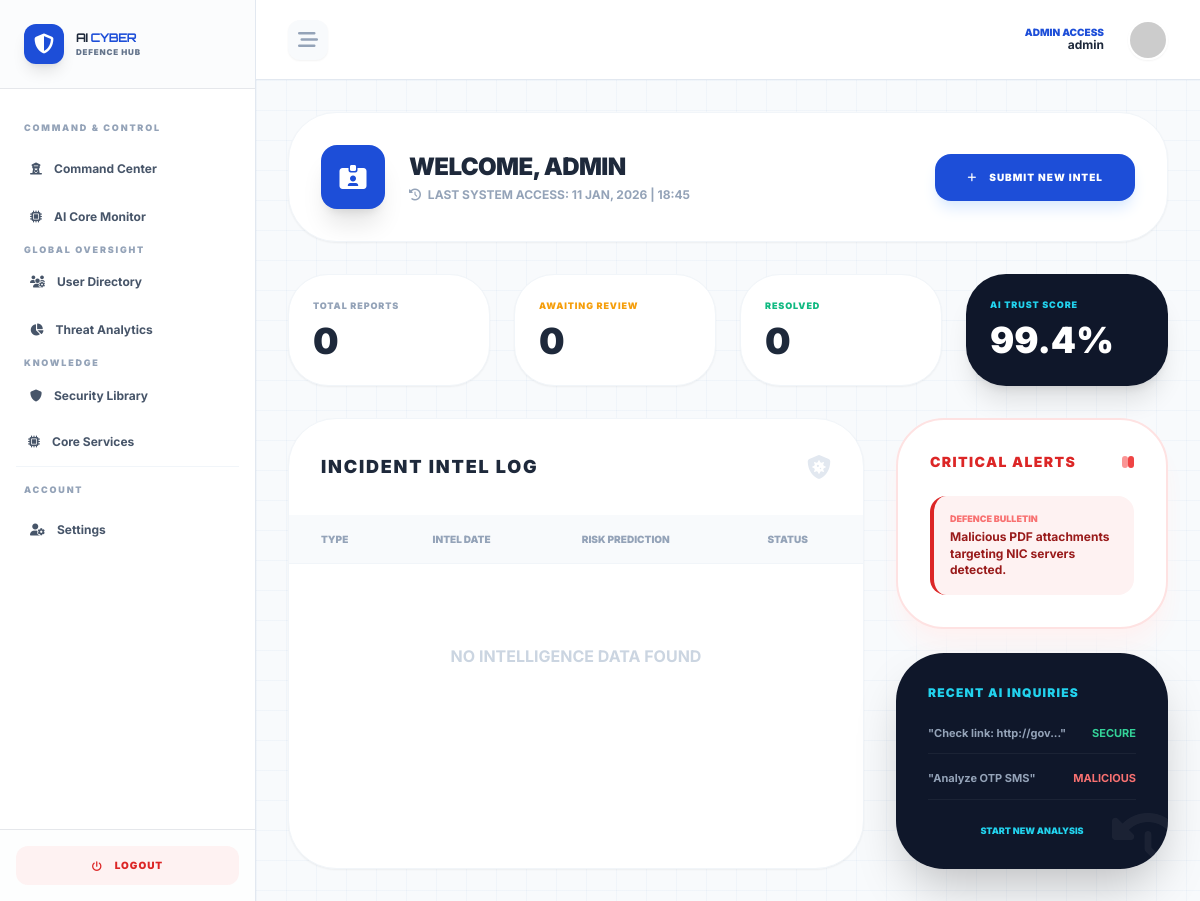
Page /dashboard/ (signed in) on the earlier database version.
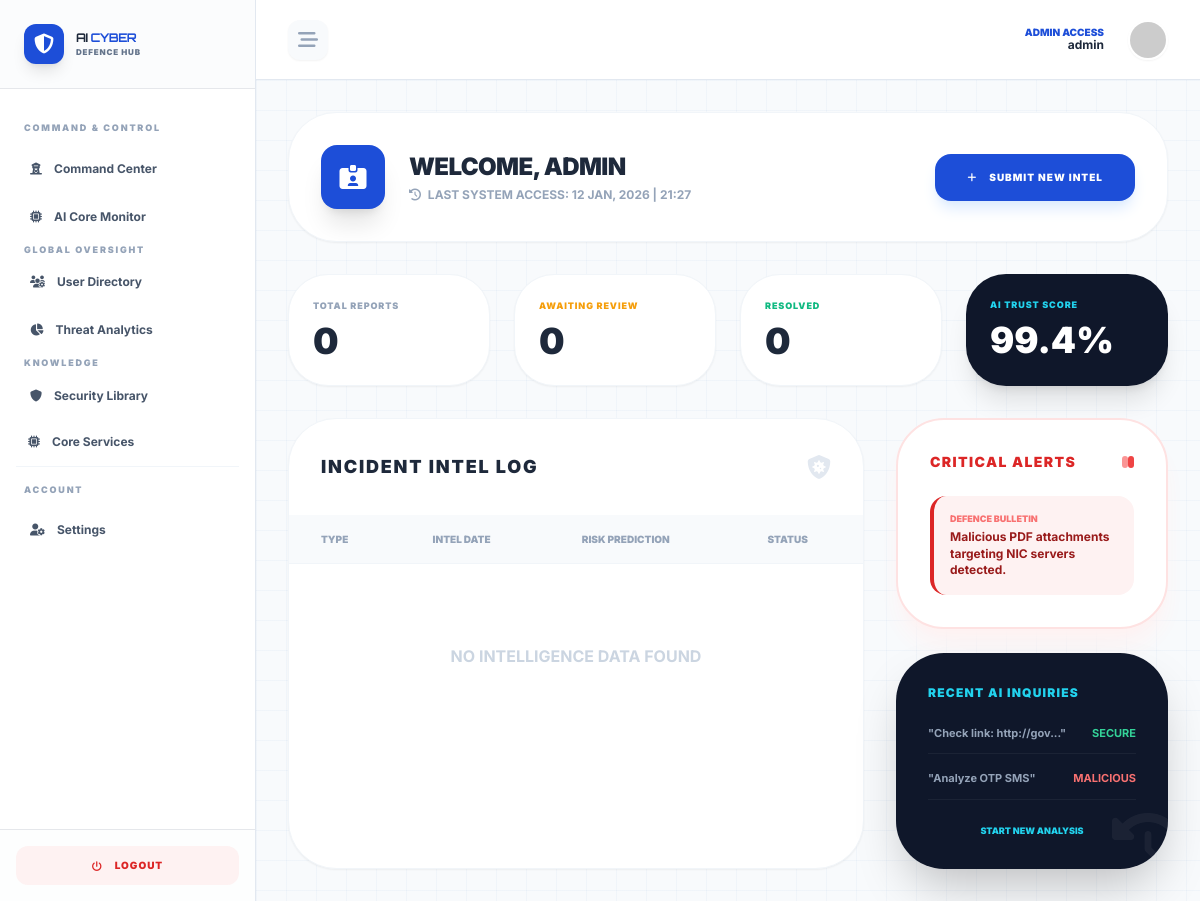
Same page on the later database version.
### accounts/models.py (models this page shows, shortened)
class User(AbstractUser):
    ROLE_CHOICES = (
        ('student', 'General User/Defence Personnel'),
        ('admin', 'Admin/Analyst'),
    )
    role = models.CharField(max_length=20, choices=ROLE_CHOICES, default='student')
    anonymous_id = models.UUIDField(default=uuid.uuid4, editable=False)
    is_approved = models.BooleanField(default=True)
    login_count = models.PositiveIntegerField(default=0)

### portal/views.py (the view)
# urls.py: path('dashboard/', portal_views.user_dashboard_view, name='user_dashboard'),
@login_required
def user_dashboard_view(request):
    my_incidents = Incident.objects.filter(user=request.user).order_by('-created_at')
    context = {
        'incidents': my_incidents,
        'pending_count': my_incidents.filter(status='Pending').count(),
        'resolved_count': my_incidents.filter(status='Resolved').count(),
    }
    return render(request, 'dashboards/user_dashboard.html', context)

### portal/context_processors.py (called while the page is built)
def base_template(request):
    if request.user.is_authenticated:
        return {"base_template": "base2.html"}
    return {"base_template": "base1.html"}

### templates/dashboards/user_dashboard.html (shortened to what the changed rows need)
{% extends 'base2.html' %}
{% load i18n %}
{% block dashboard_content %}
<div class="max-w-7xl mx-auto space-y-8">
    <div class="bg-white p-8 rounded-[3rem] border border-slate-100 shadow-sm flex flex-col md:flex-row justify-between items-center gap-6">
        <div class="flex items-center gap-6">
            <div>
                <h1 class="text-2xl font-black text-slate-800 uppercase tracking-tight">{% translate "Welcome" %}, {{ user.username }}</h1>
                <p class="text-xs text-slate-400 font-bold uppercase mt-1">
                    <i class="fa-solid fa-clock-rotate-left mr-1"></i> {% translate "Last System Access" %}: {{ user.last_login|date:"d M, Y | H:i" }}
                </p>
            </div>
        </div>
    </div>
    <div class="grid grid-cols-1 md:grid-cols-4 gap-6">
        <div class="bg-white p-6 rounded-[2.5rem] border border-slate-100 shadow-sm">
            <h2 class="text-4xl font-black text-slate-800">{{ incidents.count }}</h2>
        </div>
        <div class="bg-white p-6 rounded-[2.5rem] border border-slate-100 shadow-sm">
            <h2 class="text-4xl font-black text-slate-800">{{ pending_count }}</h2>
        </div>
        <div class="bg-white p-6 rounded-[2.5rem] border border-slate-100 shadow-sm">
            <h2 class="text-4xl font-black text-slate-800">{{ resolved_count }}</h2>
        </div>
        <div class="bg-slate-900 p-6 rounded-[2.5rem] shadow-xl">
            <h2 class="text-4xl font-black text-white">99.4%</h2>
        </div>
    </div>
    <div class="grid lg:grid-cols-3 gap-8">
        <div class="lg:col-span-2 bg-white rounded-[3rem] border border-slate-100 shadow-sm overflow-hidden flex flex-col">
            <div class="overflow-x-auto">
                <table class="w-full text-left">
                    <thead class="bg-slate-50 border-b border-slate-100">
                        <tr>
                            <th class="px-8 py-4 text-[10px] font-black text-slate-400 uppercase">{% translate "Type" %}</th>
                            <th class="px-8 py-4 text-[10px] font-black text-slate-400 uppercase">{% translate "Intel Date" %}</th>
                            <th class="px-8 py-4 text-[10px] font-black text-slate-400 uppercase">{% translate "Risk Prediction" %}</th>
                            <th class="px-8 py-4 text-[10px] font-black text-slate-400 uppercase">{% translate "Status" %}</th>
                        </tr>
                    </thead>
                </table>
            </div>
        </div>
    </div>
</div>
{% endblock %}

### templates/base2.html (shortened to what this page needs)
{% load i18n %}
<!DOCTYPE html>
<html lang="{{ LANGUAGE_CODE }}">
<head>
    <script src="https://cdn.tailwindcss.com"></script>
    <link rel="stylesheet" href="https://cdnjs.cloudflare.com/ajax/libs/font-awesome/6.4.0/css/all.min.css">
</head>
<body class="bg-slate-50 min-h-screen flex">
    <aside id="sidebar" class="w-64 bg-white border-r border-slate-200 h-screen flex flex-col sidebar-transition z-50 shrink-0">
        <div class="p-6 flex items-center gap-3 border-b bg-slate-50/50">
            <div class="relative w-10 h-10 bg-blue-700 rounded-xl flex items-center justify-center text-white shadow-lg">
                <i class="fa-solid fa-shield-halved text-xl"></i>
            </div>
            <div class="flex flex-col">
                <span class="logo-font font-bold text-xs tracking-tighter text-slate-800">AI <span class="text-blue-700">CYBER</span></span>
                <span class="text-[8px] uppercase tracking-widest font-black text-slate-500">{% translate "Defence Hub" %}</span>
            </div>
        </div>
        <nav class="flex-1 p-4 space-y-1 overflow-y-auto">
            {% if user.is_superuser %}
                {% include "partials/sidebar_admin.html" %}
            {% else %}
                {% include "partials/sidebar_user.html" %}
            {% endif %}
            <div class="pt-4 mt-4 border-t border-slate-100">
                <p class="text-[9px] font-black text-slate-400 uppercase tracking-[0.2em] ml-2 mb-3">{% translate "Account" %}</p>
                <a href="{% url 'profile_settings' %}" class="flex items-center gap-3 p-3.5 rounded-2xl text-slate-600 hover:bg-blue-50 transition-all font-bold text-xs ">
                    <i class="fa-solid fa-user-gear"></i> {% translate "Settings" %}
                </a>
            </div>
        </nav>
        <div class="p-4 border-t bg-slate-50/30">
            <a href="{% url 'logout' %}" class="flex items-center justify-center gap-3 p-3 rounded-xl bg-red-50 text-red-600 hover:bg-red-600 hover:text-white transition-all font-black text-[10px] uppercase tracking-widest">
                <i class="fa-solid fa-power-off"></i> {% translate "Logout" %}
            </a>
        </div>
    </aside>
    <main class="flex-1 flex flex-col h-screen overflow-hidden">
        <header class="h-20 bg-white border-b border-slate-200 flex items-center justify-between px-8 shrink-0 z-40">
            <button onclick="toggleSidebar()" class="w-10 h-10 flex items-center justify-center rounded-xl bg-slate-50 text-slate-400 hover:text-blue-700 transition-all shadow-sm">
                <i class="fa-solid fa-bars-staggered text-xl"></i>
            </button>
            <div class="flex items-center gap-6">
                <div class="text-right hidden md:block">
                    <p class="text-[10px] font-black text-blue-700 uppercase leading-none">
                        {% if user.is_superuser %}{% translate "ADMIN ACCESS" %}{% else %}{% translate "OPERATOR ACTIVE" %}{% endif %}
                    </p>
                    <p class="text-xs font-bold text-slate-800">{{ user.username }}</p>
                </div>
                <img src="https://ui-avatars.com/api/?name={{ user.username }}&background=0056b3&color=fff" class="w-10 h-10 rounded-full border-2 border-white shadow-sm" alt="Profile">
            </div>
        </header>
        <section class="flex-1 overflow-y-auto p-8 light-grid">
            {% block dashboard_content %}{% endblock %}
        </section>
    </main>
</body>
</html>

Differences in the rows shown:
changed User "ADMIN": last_login|H "11 JAN, 2026 | 18:45" → "12 JAN, 2026 | 21:27"
